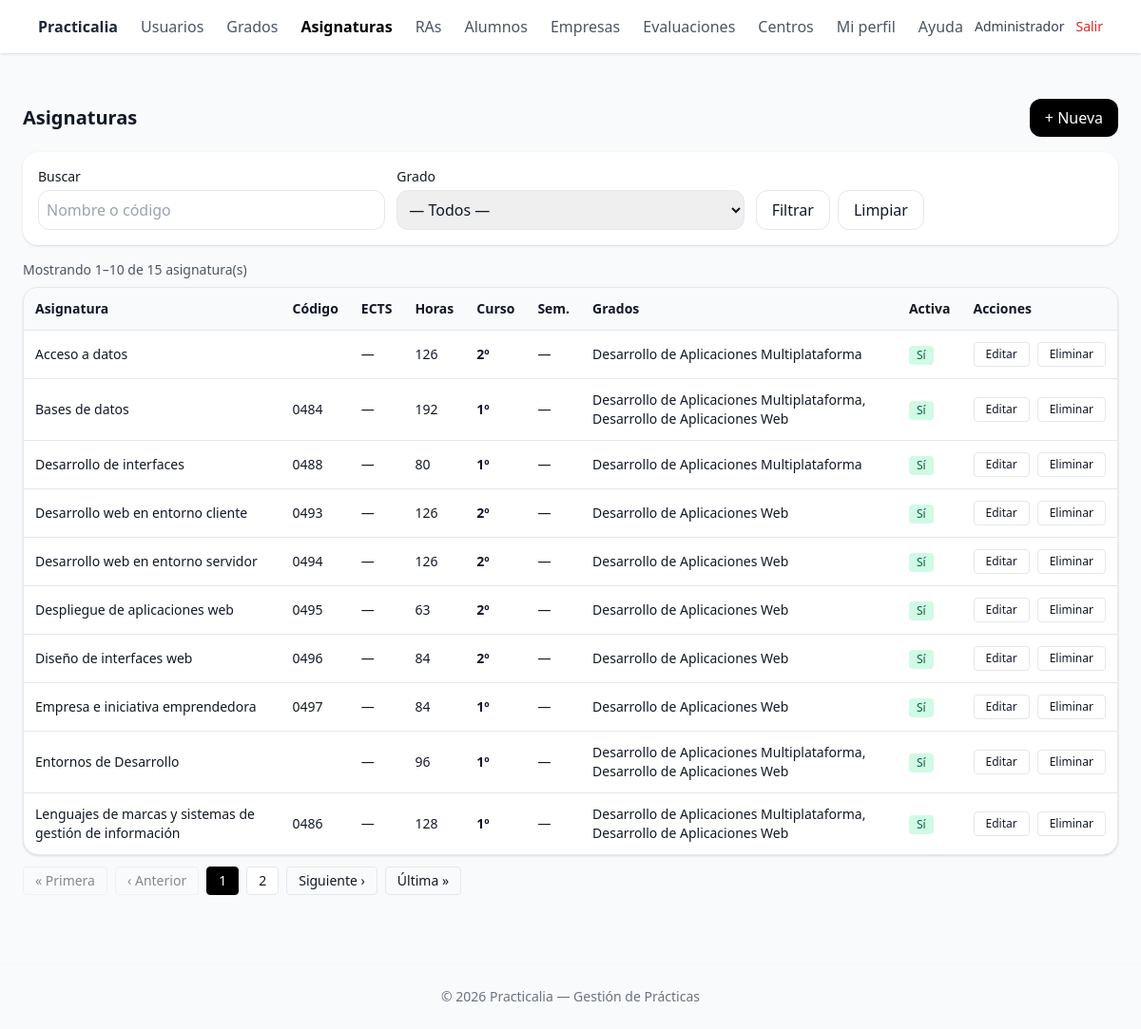
The app's page /public/asignaturas/index.php (signed in) with its own data.
### tables this page shows
CREATE TABLE `asignaturas` (
  `id` int(10) UNSIGNED NOT NULL,
  `curso_id` int(10) UNSIGNED NOT NULL,
  `nivel` tinyint(3) UNSIGNED DEFAULT 1,
  `nombre` varchar(150) NOT NULL,
  `codigo` varchar(30) DEFAULT NULL,
  `ects` decimal(4,1) DEFAULT NULL,
  `horas` smallint(5) UNSIGNED DEFAULT NULL,
  `semestre` tinyint(3) UNSIGNED DEFAULT NULL,
  `descripcion` text DEFAULT NULL,
  `activo` tinyint(1) NOT NULL DEFAULT 1,
  `created_at` datetime NOT NULL DEFAULT current_timestamp(),
  `updated_at` datetime NOT NULL DEFAULT current_timestamp() ON UPDATE current_timestamp(),
  `deleted_at` datetime DEFAULT NULL
);

### public/asignaturas/index.php (the view, shortened to what this page needs)
<?php
require_once __DIR__ . '/../../lib/auth.php';
function h(?string $s): string
{
  return htmlspecialchars((string) $s, ENT_QUOTES, 'UTF-8');
}
$q = trim((string) ($_GET['q'] ?? ''));
$page = max(1, (int) ($_GET['page'] ?? 1));
$perPage = 10;
$offset = ($page - 1) * $perPage;
$where = [];
$params = [];
$where[] = "a.deleted_at IS NULL";
$whereSql = $where ? 'WHERE ' . implode(' AND ', $where) : '';
$sqlCount = "
  SELECT COUNT(DISTINCT a.id)
  FROM asignaturas a
  $whereSql
";
$st = $pdo->prepare($sqlCount);
$st->execute($params);
$total = (int) $st->fetchColumn();
$pages = max(1, (int) ceil($total / $perPage));
$sqlRows = "
  SELECT
    a.id,
    a.nombre,
    a.codigo,
    a.ects,
    a.horas,
    a.semestre,
    a.nivel,
    a.activo,
    IFNULL(
      GROUP_CONCAT(DISTINCT c1.nombre ORDER BY c1.nombre SEPARATOR ', '),
      c0.nombre
    ) AS cursos_nombres
  FROM asignaturas a
  LEFT JOIN cursos c0
         ON c0.id = a.curso_id
  LEFT JOIN asignatura_cursos ac
         ON ac.asignatura_id = a.id
  LEFT JOIN cursos c1
         ON c1.id = ac.curso_id
  $whereSql
  GROUP BY a.id, a.nombre, a.codigo, a.ects, a.horas, a.semestre, a.nivel, a.activo
  ORDER BY a.nombre ASC, a.id ASC
  LIMIT :limit OFFSET :offset
";
$st = $pdo->prepare($sqlRows);
$st->bindValue(':limit', $perPage, PDO::PARAM_INT);
$st->bindValue(':offset', $offset, PDO::PARAM_INT);
$st->execute();
$rows = $st->fetchAll(PDO::FETCH_ASSOC);
function urlWith(array $merge): string
{
  $cur = $_GET;
  foreach ($merge as $k => $v) {
    if ($v === null)
      unset($cur[$k]);
    else
      $cur[$k] = $v;
  }
  $q = http_build_query($cur);
  return $q ? ('?' . $q) : './index.php';
}
$from = ($total === 0) ? 0 : ($offset + 1);
$to = min($offset + $perPage, $total);
$pagesToShow = [];
$pagesToShow[] = 1;
if ($pages > 1)
  $pagesToShow[] = $pages;
$pagesToShow = array_values(array_unique(array_filter($pagesToShow, fn($p) => $p >= 1 && $p <= $pages)));
sort($pagesToShow);
function renderPageLink(int $p, int $cur): string
{
  $isCur = ($p === $cur);
  $cls = 'px-3 py-1 rounded border text-sm ' . ($isCur ? 'bg-black text-white border-black' : 'bg-white');
  return '<a class="' . $cls . '" href="' . h(urlWith(['page' => $p])) . '">' . $p . '</a>';
}
require_once __DIR__ . '/../partials/_header.php';
?>
<div class="flex items-center justify-between mb-4">
  <h1 class="text-xl font-semibold">Asignaturas</h1>
  <a href="./create.php" class="px-4 py-2 rounded-xl bg-black text-white">+ Nueva</a>
</div>
<form method="get" class="bg-white p-4 rounded-2xl shadow mb-4 grid grid-cols-1 md:grid-cols-3 gap-3">
  <div>
    <label class="block text-sm font-medium">Buscar</label>
    <input name="q" value="<?= h($q) ?>" class="mt-1 w-full border rounded-xl p-2" placeholder="Nombre o código">
  </div>
  <div>
    <label class="block text-sm font-medium">Grado</label>
    <select name="curso_id" class="mt-1 w-full border rounded-xl p-2">
      <option value="">— Todos —</option>
    </select>
  </div>
  <div class="flex items-end gap-2">
    <button class="px-4 py-2 rounded-xl border">Filtrar</button>
    <a href="./index.php" class="px-4 py-2 rounded-xl border">Limpiar</a>
  </div>
</form>
<div class="mb-2 text-sm text-gray-600">
  Mostrando <span class="font-medium"><?= (int) $from ?></span>–<span class="font-medium"><?= (int) $to ?></span> de
  <span class="font-medium"><?= (int) $total ?></span> asignatura(s)
</div>
<div class="overflow-x-auto bg-white rounded-2xl shadow border">
  <table class="min-w-full text-sm">
    <thead class="bg-gray-50">
      <tr>
        <th class="text-left p-3">Asignatura</th>
        <th class="text-left p-3">Código</th>
        <th class="text-left p-3">ECTS</th>
        <th class="text-left p-3">Horas</th>
        <th class="text-left p-3">Curso</th>
        <th class="text-left p-3">Sem.</th>
        <th class="text-left p-3">Grados</th>
        <th class="text-left p-3">Activa</th>
        <th class="text-left p-3">Acciones</th>
      </tr>
    </thead>
    <tbody>
      <?php if (!$rows): ?>
        <tr>
          <td colspan="8" class="p-4 text-gray-500">No hay asignaturas.</td>
        </tr>
      <?php else:
        foreach ($rows as $r): ?>
          <tr class="border-t">
            <td class="p-3"><?= h($r['nombre']) ?></td>
            <td class="p-3"><?= h($r['codigo'] ?? '') ?></td>
            <td class="p-3"><?= h($r['ects'] !== null ? (string) $r['ects'] : '—') ?></td>
            <td class="p-3"><?= h($r['horas'] !== null ? (string) $r['horas'] : '—') ?></td>
            <td class="p-3 font-bold"><?= h($r['nivel'] !== null ? $r['nivel'] . 'º' : '—') ?></td>
            <td class="p-3"><?= h($r['semestre'] !== null ? (string) $r['semestre'] : '—') ?></td>
            <td class="p-3"><?= h($r['cursos_nombres'] ?? '—') ?></td>
            <td class="p-3">
              <?php if ((int) $r['activo'] === 1): ?>
                <span class="inline-block text-xs px-2 py-0.5 rounded bg-emerald-100 text-emerald-800">Sí</span>
              <?php else: ?>
                <span class="inline-block text-xs px-2 py-0.5 rounded bg-gray-100 text-gray-700">No</span>
              <?php endif; ?>
            </td>
            <td class="p-3">
              <div class="flex gap-2">
                <a class="px-3 py-1 rounded border text-xs" href="./edit.php?id=<?= (int) $r['id'] ?>">Editar</a>
                <form method="post" action="./delete.php" onsubmit="return confirm('¿Eliminar esta asignatura?');">
                  <button class="px-3 py-1 rounded border text-xs" type="submit">Eliminar</button>
                </form>
              </div>
            </td>
          </tr>
        <?php endforeach; endif; ?>
    </tbody>
  </table>
</div>
<?php if ($pages > 1): ?>
  <nav class="flex items-center gap-2 mt-3" aria-label="Paginación">
    <a class="px-3 py-1 rounded border text-sm <?= $page === 1 ? 'pointer-events-none opacity-50' : '' ?>"
      href="<?= h(urlWith(['page' => 1])) ?>">« Primera</a>
    <a class="px-3 py-1 rounded border text-sm <?= $page === 1 ? 'pointer-events-none opacity-50' : '' ?>"
      href="<?= h(urlWith(['page' => max(1, $page - 1)])) ?>">‹ Anterior</a>
    <?php
    foreach ($pagesToShow as $p):
      echo renderPageLink($p, $page);
    endforeach;
    ?>
    <a class="px-3 py-1 rounded border text-sm <?= $page === $pages ? 'pointer-events-none opacity-50' : '' ?>"
      href="<?= h(urlWith(['page' => min($pages, $page + 1)])) ?>">Siguiente ›</a>
    <a class="px-3 py-1 rounded border text-sm <?= $page === $pages ? 'pointer-events-none opacity-50' : '' ?>"
      href="<?= h(urlWith(['page' => $pages])) ?>">Última »</a>
  </nav>
<?php endif; ?>
</main>
<?php require_once __DIR__ . '/../partials/_footer.php'; ?>

### records on screen
asignaturas: nombre "Acceso a datos", ects "—", horas "126", nivel "2º", semestre "—", cursos_nombres "Desarrollo de Aplicaciones Multiplataforma", activo "Sí"
asignaturas: nombre "Bases de datos", codigo "0484", ects "—", horas "192", nivel "1º", semestre "—", cursos_nombres "Desarrollo de Aplicaciones Multiplataforma, Desarrollo de Aplicaciones Web", activo "Sí"
asignaturas: nombre "Desarrollo de interfaces", codigo "0488", ects "—", horas "80", nivel "1º", semestre "—", cursos_nombres "Desarrollo de Aplicaciones Multiplataforma", activo "Sí"
asignaturas: nombre "Desarrollo web en entorno cliente", codigo "0493", ects "—", horas "126", nivel "2º", semestre "—", cursos_nombres "Desarrollo de Aplicaciones Web", activo "Sí"
asignaturas: nombre "Desarrollo web en entorno servidor", codigo "0494", ects "—", horas "126", nivel "2º", semestre "—", cursos_nombres "Desarrollo de Aplicaciones Web", activo "Sí"
asignaturas: nombre "Despliegue de aplicaciones web", codigo "0495", ects "—", horas "63", nivel "2º", semestre "—", cursos_nombres "Desarrollo de Aplicaciones Web", activo "Sí"
asignaturas: nombre "Diseño de interfaces web", codigo "0496", ects "—", horas "84", nivel "2º", semestre "—", cursos_nombres "Desarrollo de Aplicaciones Web", activo "Sí"
asignaturas: nombre "Empresa e iniciativa emprendedora", codigo "0497", ects "—", horas "84", nivel "1º", semestre "—", cursos_nombres "Desarrollo de Aplicaciones Web", activo "Sí"
asignaturas: nombre "Entornos de Desarrollo", ects "—", horas "96", nivel "1º", semestre "—", cursos_nombres "Desarrollo de Aplicaciones Multiplataforma, Desarrollo de Aplicaciones Web", activo "Sí"
asignaturas: nombre "Lenguajes de marcas y sistemas de gestión de información", codigo "0486", ects "—", horas "128", nivel "1º", semestre "—", cursos_nombres "Desarrollo de Aplicaciones Multiplataforma, Desarrollo de Aplicaciones Web", activo "Sí"

### other values on screen
$user['nombre'] "Administrador"
$from "1"
$to "10"
$total "15"
$p "1"
$p "2"
